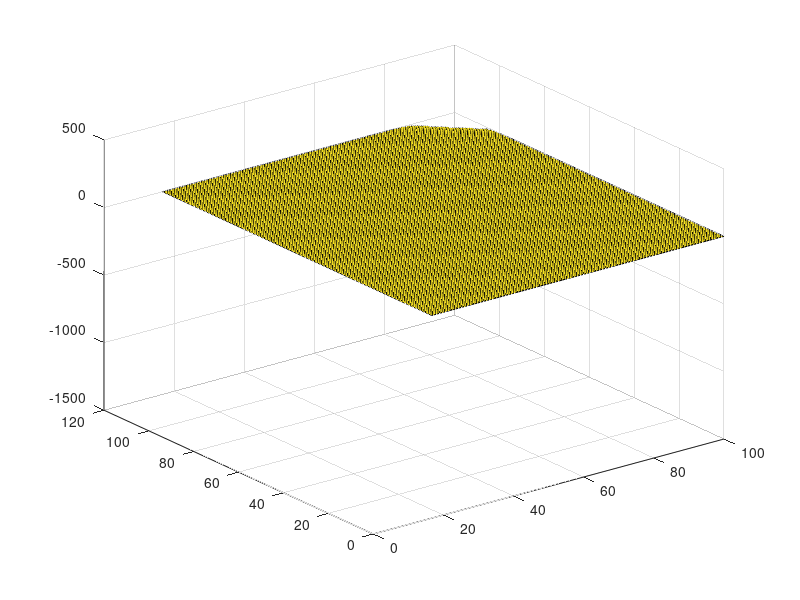
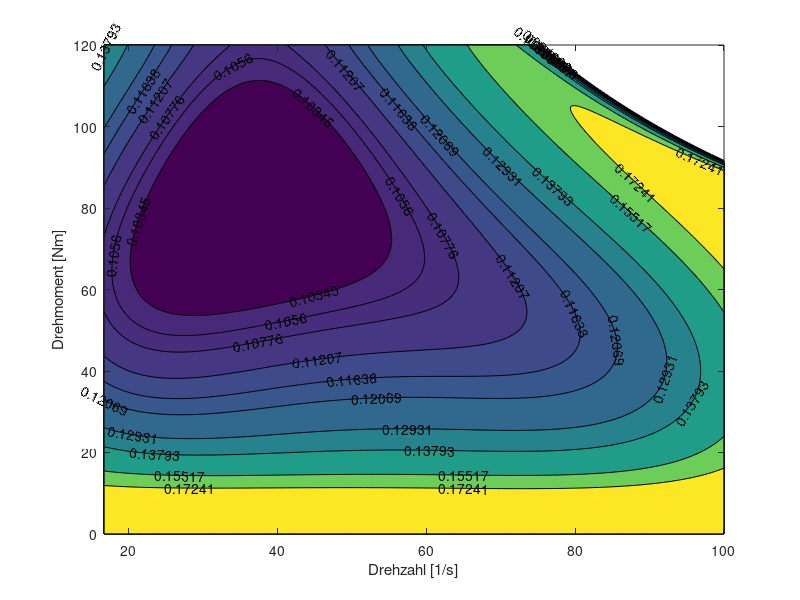

The MATLAB source for these figures, in order:
clc, clear, close all;
x = [1100, 2, 400;
    1100, 5, 280;
    1100, 11, 245;
    1200, 22.5, 295;
    1500, 12.5, 240;
    1500, 15, 240;
    2000, 5, 280;
    2000, 10, 240;
    2000, 12.5, 220;
    2000, 16, 240;
    2500, 8, 250;
    2500, 22, 250;
    3000, 2, 400;
    3000, 5, 280;
    3000, 22.5, 255;
    3300, 12.5, 240;
    4000, 12.5, 250;
    4000, 22.5, 295;
    5000, 5, 320;
    5000, 10, 280;
    5400, 17, 295;
    5600, 10, 300;
    6000, 2.5, 400;
    6000, 10, 400;];

x(:, 1) = x(:, 1)/60;
x(:, 2) = 10^5*0.5*x(:, 2)*1.33*10^-3/(2*pi)/1.8;
x(:, 3) = x(:, 3)/1000/2.32;

m = length(x(:, 3));
n = 14;

scaleX = 62.5;
scaleY = 5;

A = zeros(m, n);
b = zeros(m, 1);

for i=1:m
    A(i, 1) = x(i, 1)^2;
    A(i, 2) = x(i, 1);
    A(i, 3) = 1;
    
    A(i, 4) = x(i, 2)^2;
    A(i, 5) = x(i, 2);
    
    A(i, 6) = x(i, 1)^2*x(i, 2);
    A(i, 7) = x(i, 1)*x(i, 2)^2;
    A(i, 8) = x(i, 1)^2*x(i, 2)^2;
    
    A(i, 9) = exp(x(i, 1)/scaleX);
    A(i, 10) = exp(-x(i, 1)/scaleX);
    
    A(i, 11) = exp(x(i, 2)/scaleY);
    A(i, 12) = exp(-x(i, 2)/scaleY);
    
    A(i, 13) = exp((x(i, 1)/scaleX)*x(i, 2)/scaleY);
    A(i, 14) = exp(-(x(i, 1)/scaleX)*x(i, 2)/scaleY);
    
    b(i, 1) = x(i, 3);
end

z = A\b;

[X, Y] = meshgrid(linspace(1000/60, 6000/60, 200), linspace(0, 120, 200));
Z = z(1)*X.^2+z(2)*X+z(3)+z(4)*Y.^2+z(5)*Y+z(6)*X.^2.*Y+z(7)*X.*Y.^2+z(8)*X.^2.*Y.^2+z(9)*exp(X/scaleX)+z(10)*exp(-X/scaleX)+z(11)*exp(Y/scaleY)+z(12)*exp(-Y/scaleY)+z(13)*exp((X/scaleX).*Y/scaleY)+z(14)*exp(-(X/scaleX).*Y/scaleY);

% Z = z(1)*X.^2+
% z(2)*X+
% z(3)+
% z(4)*Y.^2+
% z(5)*Y+
% z(6)*X.^2.*Y+
% z(7)*X.*Y.^2+
% z(8)*X.^2.*Y.^2+
% z(9)*exp(X/scaleX)+
% z(10)*exp(-X/scaleX)+
% z(11)*exp(Y/scaleY)+
% z(12)*exp(-Y/scaleY)+
% z(13)*exp((X/scaleX).*Y/scaleY)+
% z(14)*exp(-(X/scaleX).*Y/scaleY);

figure;
surf(X, Y, Z);

figure;
[c, h] = contourf(X, Y, Z, [220, 240, 245, 250, 260, 270, 280, 300, 320, 360, 400]/2.32/1000);
clabel(c, h);
xlabel('Drehzahl [1/s]');
ylabel('Drehmoment [Nm]');

X = 4000/60;
Y = 120;
Z = z(1)*X.^2+z(2)*X+z(3)+z(4)*Y.^2+z(5)*Y+z(6)*X.^2.*Y+z(7)*X.*Y.^2+z(8)*X.^2.*Y.^2+z(9)*exp(X/scaleX)+z(10)*exp(-X/scaleX)+z(11)*exp(Y/scaleY)+z(12)*exp(-Y/scaleY)+z(13)*exp((X/scaleX).*Y/scaleY)+z(14)*exp(-(X/scaleX).*Y/scaleY);
